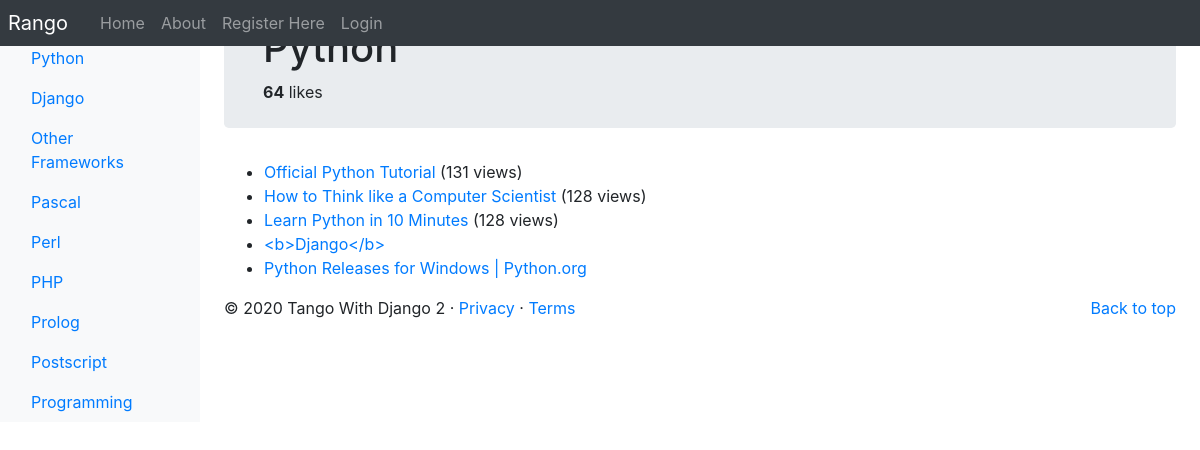
/rango/category/python/, run on the app's committed database.
### rango/models.py (models this page shows, shortened)
class Category(models.Model):
    NAME_MAX_LENGTH = 128
    name = models.CharField(max_length=NAME_MAX_LENGTH, unique=True)
    views = models.IntegerField(default=0)
    likes = models.IntegerField(default=0)
    slug = models.SlugField(unique=True)
    class Meta:
        verbose_name_plural = 'Categories'

class Page(models.Model):
    TITLE_MAX_LENGTH = 128
    URL_MAX_LENGTH = 200
    category = models.ForeignKey(Category, on_delete=models.CASCADE)
    title = models.CharField(max_length=TITLE_MAX_LENGTH)
    url = models.URLField()
    views = models.IntegerField(default=0)
    last_visit = models.DateTimeField(blank=True)

### rango/views.py (the view, shortened to what this page needs)
# urls.py: path('category/<slug:category_name_slug>/', views.ShowCategoryView.as_view(), name='show_category'),
class ShowCategoryView(View):
    def create_context_dict(self, category_name_slug):
        context_dict = {}
        try:
            category = Category.objects.get(slug=category_name_slug)
            pages = Page.objects.filter(category=category).order_by('-views')
            context_dict['pages'] = pages
            context_dict['category'] = category
        except Category.DoesNotExist:
            context_dict['pages'] = None
            context_dict['category'] = None
        return context_dict
    def get(self, request, category_name_slug):
        context_dict = self.create_context_dict(category_name_slug)
        return render(request, 'rango/category.html', context_dict)

### rango/templatetags/rango_template_tags.py (called while the page is built)
@register.inclusion_tag('rango/categories.html')
def get_category_list(current_category=None):
    return {'categories': Category.objects.all(), 'current_category': current_category}

### templates/rango/category.html (shortened to what this page needs)
<!DOCTYPE html>
<html lang="en">
{% extends 'rango/base.html' %}
{% load staticfiles %}
{% block body_block %}
    {% if category %}
        <div class="jumbotron p-4">
            <div class="container">
                <h1 class="jumbotron-heading">{{ category.name }}</h1>
                <div>
                    <strong id="like_count">{{ category.likes }}</strong> likes
                </div>
            </div>
        </div>
        {% if pages %}
            <ul>
                {% for page in pages %}
                    <li>
                        <a href="{% url 'rango:goto' %}?page_id={{ page.id }}">{{ page.title }}</a>
                        {% if page.views > 1 %}
                            ({{ page.views }} views)
                        {% elif page.views == 1 %}
                            ({{ page.views }} view)
                        {% endif %}
                    </li>
                {% endfor %}
            </ul>
        {% else %}
            <strong>No pages currently in category.</strong>
        {% endif %}
    {% else %}
        The specified category does not exist.
    {% endif %}
{% endblock %}

### templates/rango/base.html (shortened to what this page needs)
<!DOCTYPE html>
{% load staticfiles %}
{% load rango_template_tags %}
<html lang="en">
    <head>
    <link href="https://getbootstrap.com/docs/4.2/dist/css/bootstrap.min.css" rel="stylesheet">
    <link href="https://getbootstrap.com/docs/4.2/examples/dashboard/dashboard.css" rel="stylesheet">
    </head>
    <body>
        <header>
            <nav class="navbar navbar-expand-md navbar-dark fixed-top bg-dark p-0">
                <a class="navbar-brand p-2" href="{% url 'rango:index' %}">Rango</a>
                <div class="collapse navbar-collapse" id="navbarCollapse">
                    <ul class="navbar-nav mr-auto">
                        <li class="nav-item"><a class="nav-link" href="{% url 'rango:index' %}">Home</a></li>
                        <li class="nav-item "><a class="nav-link" href="{% url 'rango:about' %}">About</a></li>
                        {% if user.is_authenticated %}
                        <li class="nav-item "><a class="nav-link" href="{% url 'rango:restricted' %}">Restricted</a></li>
                        <li class="nav-item"><a class="nav-link" href="{% url 'auth_logout' %}?next=/rango/">Logout</a></li>
                        <li class="nav-item"><a class="nav-link" href="{% url 'rango:add_category' %}">Add Category</a></li>
                        <li class="nav-item"><a class="nav-link" href="{% url 'auth_password_change' %}">Change Password</a></li>
                        <li class="nav-item"><a class="nav-link" href="{% url 'rango:profile' user.username %}">Profile</a></li>
                        <li class="nav-item"><a class="nav-link" href="{% url 'rango:list_profiles' %}">List Profiles</a></li>
                        {% else %}
                        <li class="nav-item"><a class="nav-link" href="{% url 'registration_register' %}">Register Here</a></li>
                        <li class="nav-item "><a class="nav-link" href="{% url 'auth_login' %}">Login</a></li>
                        {% endif %}
                    </ul>
                </div>
            </nav>
        </header>
        <div class="container-fluid">
            <div class="row">
                <nav class="col-md-2 d-none d-md-block bg-light sidebar">
                    <div class="w-75 ml-3">
                    </div>
                    <div class="sidebar-sticky" id="categories-listing">
                    {% block sidebar_block %}
                        {% get_category_list category %}
                    {% endblock %}
                    </div>
                </nav>
                <main role="main" class="col-md-9  ml-sm-auto col-lg-10 px-4">
                    {% block body_block %}{% endblock %}
                    <footer>
                        <p class="float-right"><a href="#">Back to top</a></p>
                        <p>&copy; 2020 Tango With Django 2 &middot; <a href="#">Privacy</a> &middot; <a href="#">Terms</a></p>
                    </footer>
                </main>
            </div>
        </div>
    </body>
</html>

### templates/rango/categories.html (shortened to what this page needs)
<ul class="nav flex-column">
{% if categories %}
    {% for c in categories %}
        {% if c == current_category %}
        <li class="nav-item">
            <a class="nav-link active" href="{% url 'rango:show_category' c.slug %}">
                {{ c.name }}
            </a>
        </li>
        {% else %}
        <li class="nav-item">
            <a class="nav-link" href="{% url 'rango:show_category' c.slug %}">
                {{ c.name }}
            </a>
        </li>
        {% endif %}
    {% endfor %}
{% else %}
    <li class="nav-item">There are no categories present.</li>
{% endif %}
</ul>

### data on the page
Category: name "Python", likes "64"
Category: name "Django"
Category: name "Other Frameworks"
Category: name "Pascal"
Category: name "Perl"
Category: name "PHP"
Category: name "Prolog"
Category: name "Postscript"
Category: name "Programming"
Page: title "Official Python Tutorial", views "131"
Page: title "How to Think like a Computer Scientist", views "128"
Page: title "Learn Python in 10 Minutes", views "128"
Page: title "<b>Django</b>"
Page: title "Python Releases for Windows | Python.org"
